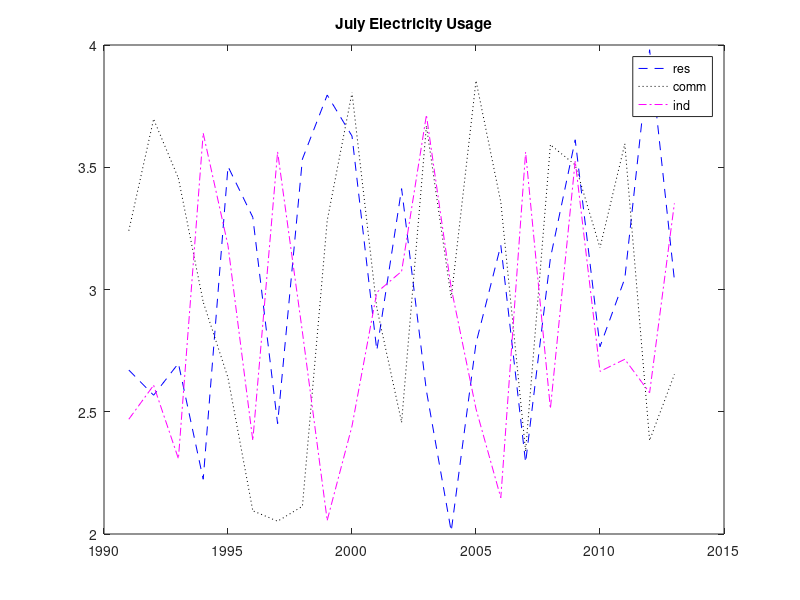

This figure's MATLAB source:
price = 4 +(8)*rand(23,3);
usage = 2+2*rand(23,3);
res=usage(:,1);
comm = usage(:,2);
ind = usage(:,3);
yrs = (1991:2013)';
plot(yrs,res,'b--');
hold on;
plot(yrs,comm,'k:');
plot(yrs,ind,'m-.');
title('July Electricity Usage');
legend('res','comm','ind');